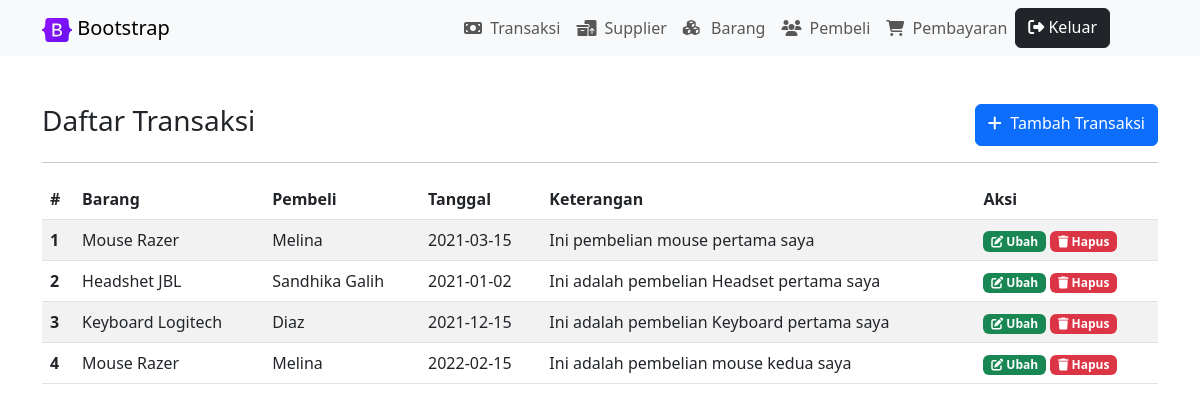
Screenshot of /admin/transaksi/index.php (signed in) with the database file from the repository.
### tables this page shows
CREATE TABLE `transaksi` (
  `id_transaksi` int(11) NOT NULL,
  `id_barang` int(11) NOT NULL,
  `id_pembeli` int(11) NOT NULL,
  `tanggal` date NOT NULL,
  `keterangan` varchar(100) NOT NULL
);

CREATE TABLE `barang` (
  `id_barang` int(11) NOT NULL,
  `nama_barang` varchar(20) NOT NULL,
  `harga` int(11) NOT NULL,
  `stok` int(11) NOT NULL,
  `id_supplier` int(11) NOT NULL
);

CREATE TABLE `pembeli` (
  `id_pembeli` int(11) NOT NULL,
  `nama_pembeli` varchar(30) NOT NULL,
  `jenis_kelamin` char(1) NOT NULL,
  `no_telepon` char(14) NOT NULL,
  `alamat` varchar(50) NOT NULL
);

### function/functions.php (called while the page is built, shortened)
<?php
function baseUrl()
{
    return "http://" . $_SERVER['HTTP_HOST'] . '/Latihan-Penjualan-Barang/';
}

### admin/transaksi/index.php (the view, shortened to what this page needs)
<?php
require_once '../../function/functions.php';
$conn = koneksi();
$query = "SELECT
    `transaksi`.id_transaksi, `barang`.nama_barang, `pembeli`.nama_pembeli, `transaksi`.tanggal, `transaksi`.keterangan
    FROM transaksi
    JOIN barang ON `transaksi`.id_barang = `barang`.id_barang
    JOIN pembeli ON `transaksi`.id_pembeli = `pembeli`.id_pembeli
";
$datas = mysqli_query($conn, $query);
?>
<!DOCTYPE html>
<html lang="en">
<head>
    <link rel="stylesheet" href="<?= baseUrl(); ?>assets/css/index.css">
    <link rel="stylesheet" href="<?= baseUrl(); ?>assets/vendor/bootstrap/css/bootstrap.min.css">
    <link rel="stylesheet" href="<?= baseUrl(); ?>assets/vendor/fontawesome/css/all.min.css">
    <link rel="stylesheet" href="<?= baseUrl(); ?>assets/vendor/sweetalert/css/sweetalert2.min.css">
</head>
<body>
    <nav class="navbar navbar-expand-lg bg-body-tertiary">
        <div class="container">
            <a href="<?= baseUrl() ?>" class="navbar-brand custom-font">
                <img src="<?= baseUrl(); ?>assets/img/bootstrap-logo.svg" alt="" width="30" height="24">
                Bootstrap
            </a>
            <div class="collapse navbar-collapse" id="navbarNavAltMarkup">
                <ul class="nav navbar-nav ms-auto w-100 justify-content-end me-5">
                    <a href="<?= baseUrl() ?>admin/transaksi" class="nav-link">
                        <i class="fa-solid fa-money-bill me-1"></i>
                        Transaksi
                    </a>
                    <a href="<?= baseUrl() ?>admin/supplier" class="nav-link">
                        <i class="fa-solid fa-boxes-packing me-1"></i>
                        Supplier
                    </a>
                    <a href="<?= baseUrl() ?>admin/barang" class="nav-link">
                        <i class="fa-solid fa-cubes me-1"></i>
                        Barang
                    </a>
                    <a href="<?= baseUrl() ?>admin/pembeli" class="nav-link">
                        <i class="fa-solid fa-users me-1"></i>
                        Pembeli
                    </a>
                    <a href="<?= baseUrl() ?>admin/pembayaran" class="nav-link">
                        <i class="fa-solid fa-cart-shopping me-1"></i>
                        Pembayaran
                    </a>
                    <a href="#" data-id="<?= $_SESSION['id'] ?>" data-url="<?= baseUrl() ?>admin/auth" class="btn btn-dark keluar">
                        <i class="fa-solid fa-right-from-bracket"></i>
                        Keluar
                    </a>
                </ul>
            </div>
        </div>
    </nav>
    <div class="container mt-5">
        <div class="d-flex justify-content-between">
            <h3>Daftar Transaksi</h3>
            <a href="tambah.php" class="btn btn-primary">
                <i class="fa-solid fa-plus me-1"></i>
                Tambah Transaksi
            </a>
        </div>
        <hr>
        <table class="table table-striped table-hover">
            <thead>
                <tr>
                    <th scope="col">#</th>
                    <th scope="col">Barang</th>
                    <th scope="col">Pembeli</th>
                    <th scope="col">Tanggal</th>
                    <th scope="col">Keterangan</th>
                    <th scope="col">Aksi</th>
                </tr>
            </thead>
            <tbody>
                <?php
                $count = 0;
                foreach ($datas as $data) :
                    $count++;
                ?>
                    <tr>
                        <th scope="row"><?= $count ?></th>
                        <td><?= $data['nama_barang'] ?></td>
                        <td><?= $data['nama_pembeli'] ?></td>
                        <td><?= $data['tanggal'] ?></td>
                        <td><?= $data['keterangan'] ?></td>
                        <td>
                            <a href="ubah.php?id=<?= $data['id_transaksi'] ?>" class="badge text-bg-success mr-2">
                                <i class="fas fa-edit"></i>
                                Ubah
                            </a>
                            <a class="badge text-bg-danger hapus" data-id="<?= $data['id_transaksi'] ?>" data-barang="<?= $data['nama_barang'] ?>" data-pembeli="<?= $data['nama_pembeli'] ?>" data-tanggal="<?= $data['tanggal'] ?>" data-keterangan="<?= $data['keterangan'] ?>">
                                <i class="fas fa-trash"></i> Hapus
                            </a>
                        </td>
                    </tr>
                <?php endforeach; ?>
            </tbody>
        </table>
    </div>
</body>
</html>

### assets/css/index.css (style rules this page uses)
td a { text-decoration: none; cursor: pointer; }

### rows the page displays
transaksi: id_barang.nama_barang "Mouse Razer", id_pembeli.nama_pembeli "Melina", tanggal "2021-03-15", keterangan "Ini pembelian mouse pertama saya"
transaksi: id_barang.nama_barang "Headshet JBL", id_pembeli.nama_pembeli "Sandhika Galih", tanggal "2021-01-02", keterangan "Ini adalah pembelian Headset pertama saya"
transaksi: id_barang.nama_barang "Keyboard Logitech", id_pembeli.nama_pembeli "Diaz", tanggal "2021-12-15", keterangan "Ini adalah pembelian Keyboard pertama saya"
transaksi: id_barang.nama_barang "Mouse Razer", id_pembeli.nama_pembeli "Melina", tanggal "2022-02-15", keterangan "Ini adalah pembelian mouse kedua saya"
